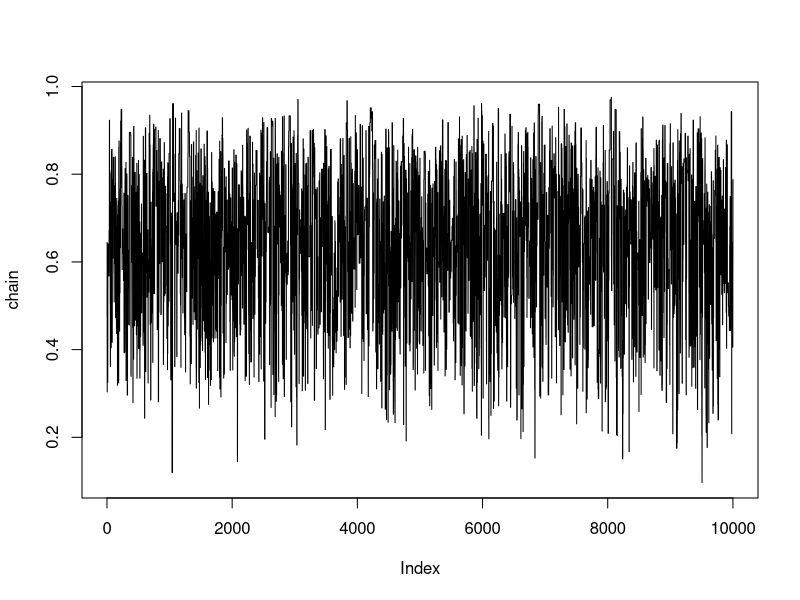
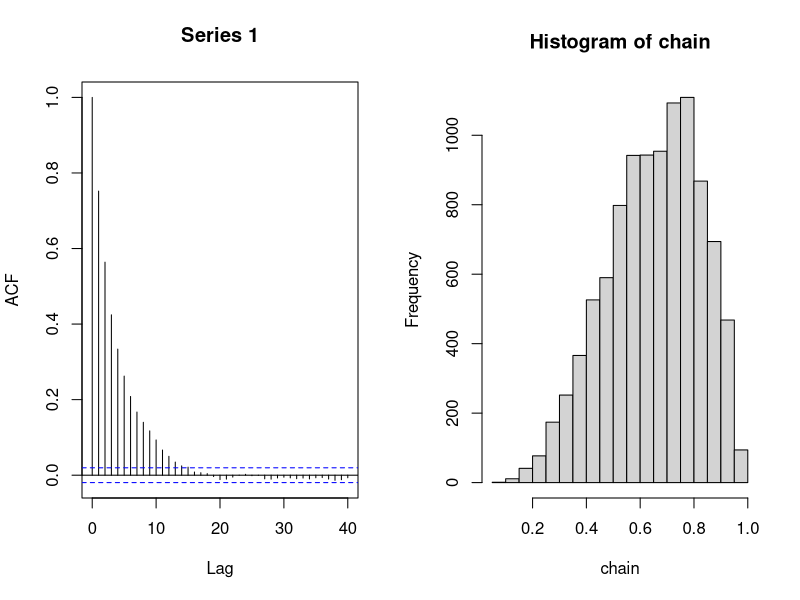
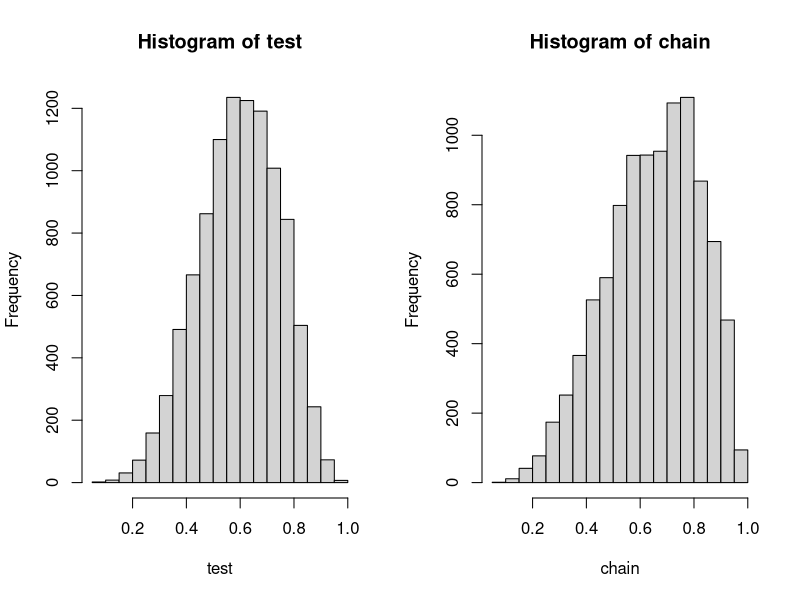
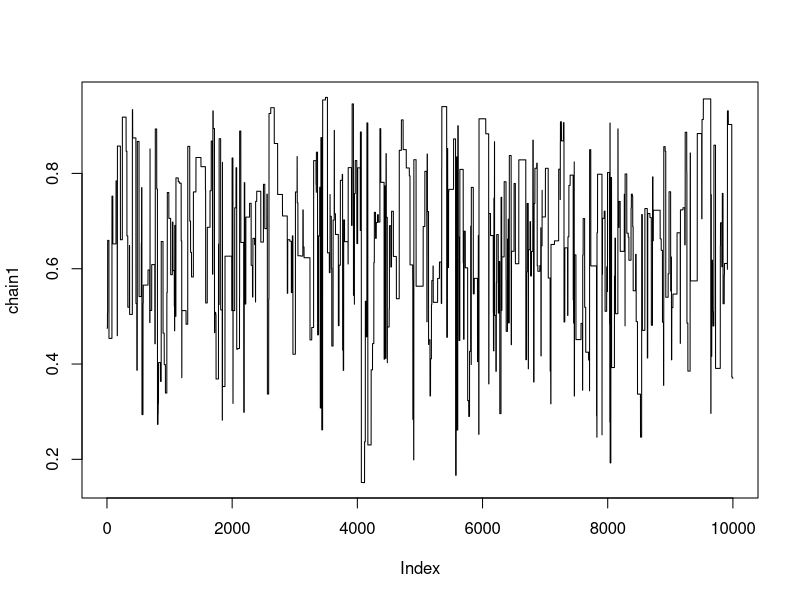
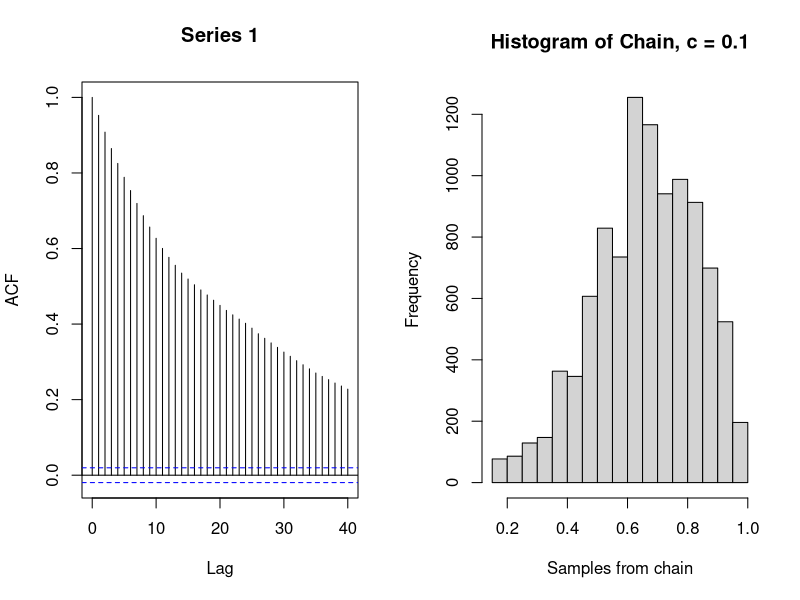
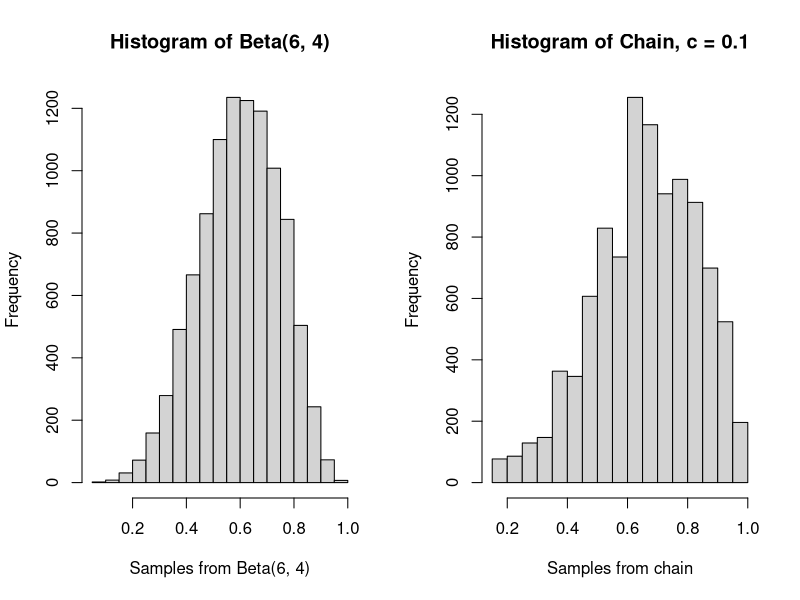
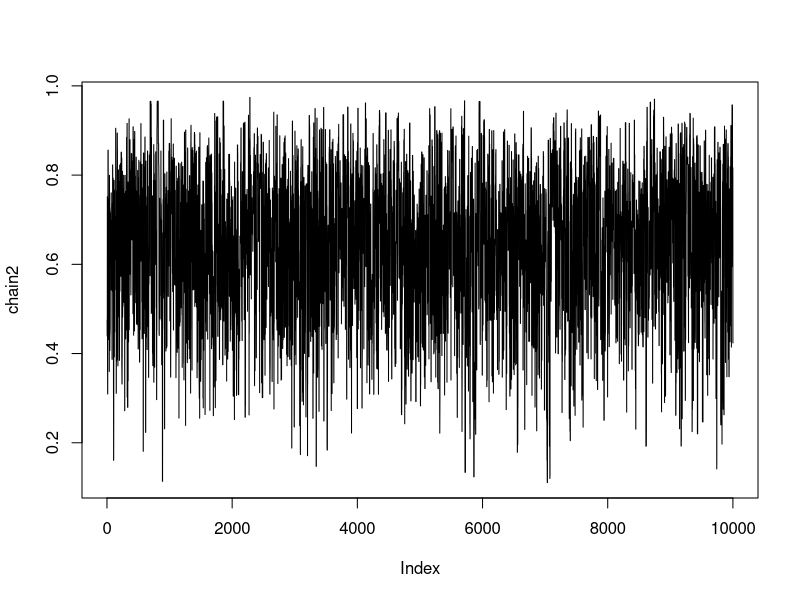
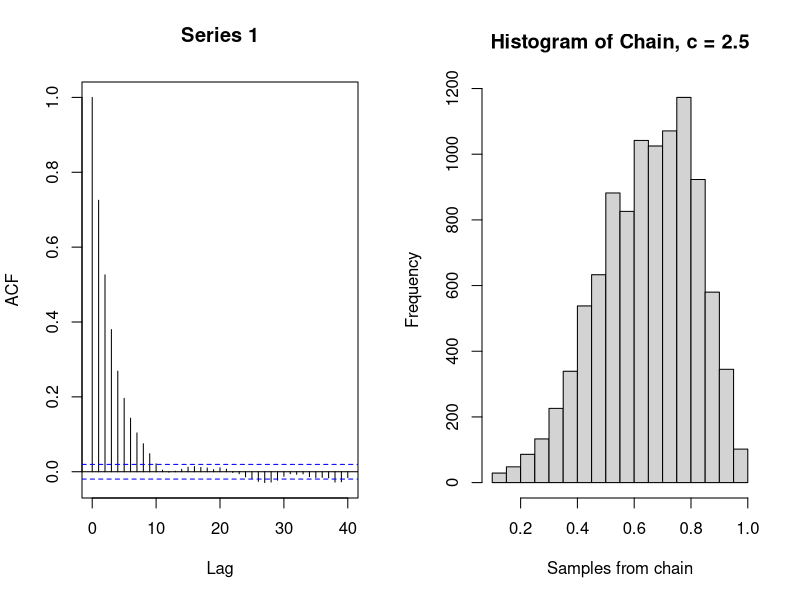

Recreate these plots in R, in order.
## ---- chunk 1
knitr::opts_chunk$set(echo = TRUE)
## ---- chunk 2
a <- 6
b <- 4

likelihood <- function(param){
  singlelikelihoods = dbeta(param, a, b, log = T)
}

prior <- function(param){
  pr = dunif(param, min=0, max=1, log = T)
  return(pr)
}

posterior <- function(param){
  return (exp(likelihood(param) + prior(param)))
}

metropolis_MCMC <- function(startvalue, iterations,c){
  chain = array(dim = c(iterations+1,1))
  chain[1,] = startvalue
  for (i in 1:iterations){
    proposal = rbeta(1, c*chain[i,], c*(1-chain[i,]))
    probab = dbeta(proposal,a,b)/dbeta(chain[i,],a,b)
    if (runif(1) < probab){
      chain[i+1,] = proposal
    }else{
      chain[i+1,] = chain[i,]
    }
  }
  return(chain)
}

startvalue <- runif(1, 0, 1)
chain=metropolis_MCMC(startvalue, 10000, c=1)

test <- rbeta(10000, 6, 4)

plot(chain, type='l')
par(mfrow=c(1,2))  
acf(chain); hist(chain)  

par(mfrow=c(1,2))
hist(test); hist(chain)
par(mfrow=c(1,1))

chain1=metropolis_MCMC(startvalue, 10000, c=0.1)
chain2=metropolis_MCMC(startvalue, 10000, c=2.5)
chain3=metropolis_MCMC(startvalue, 10000, c=10)

burnIn = 5000
acceptance1 = 1-mean(duplicated(chain1[-(1:burnIn),]))
acceptance2 = 1-mean(duplicated(chain2[-(1:burnIn),]))
acceptance3 = 1-mean(duplicated(chain3[-(1:burnIn),]))

plot(chain1, type='l')
par(mfrow=c(1,2))
acf(chain1)
hist(chain1, xlab = "Samples from chain", main = "Histogram of Chain, c = 0.1") 
hist(test, xlab = "Samples from Beta(6, 4)", main = "Histogram of Beta(6, 4)")
hist(chain1, xlab = "Samples from chain", main = "Histogram of Chain, c = 0.1")
par(mfrow=c(1,1))

plot(chain2, type='l')
par(mfrow=c(1,2))
acf(chain2)
hist(chain2, xlab = "Samples from chain", main = "Histogram of Chain, c = 2.5")
hist(test, xlab = "Samples from Beta(6, 4)", main = "Histogram of Beta(6, 4)")
hist(chain2, xlab = "Samples from chain", main = "Histogram of Chain, c = 2.5")
par(mfrow=c(1,1))

plot(chain3, type='l')
par(mfrow=c(1,2))
acf(chain3)
hist(chain3, xlab = "Samples from chain", main = "Histogram of Chain, c = 10")
hist(test, xlab = "Samples from Beta(6, 4)", main = "Histogram of Beta(6, 4)")
hist(chain3, xlab = "Samples from chain", main = "Histogram of Chain, c = 10")
